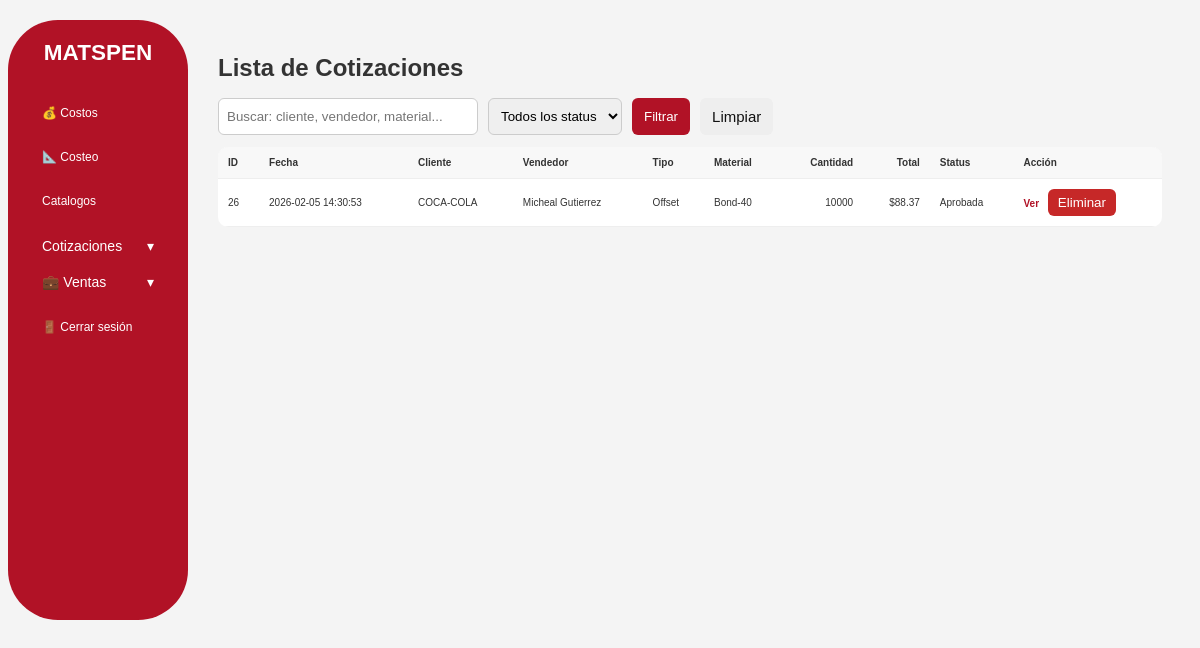
Page /cotizaciones on the earlier database version.
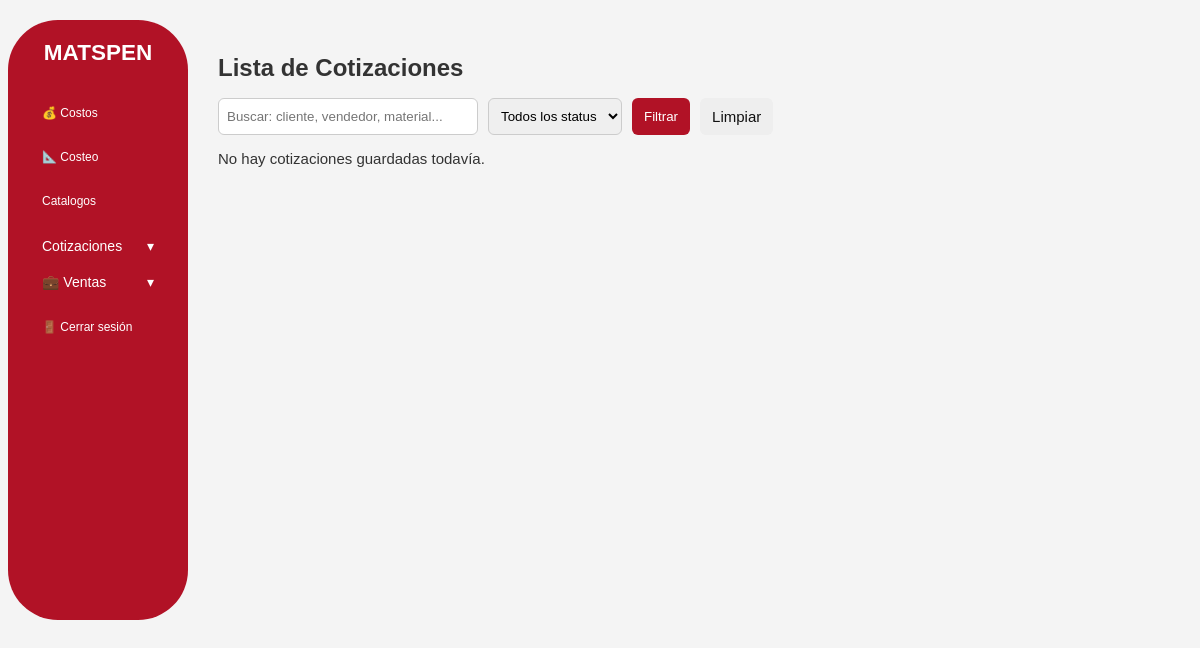
Same page on the later database version.
### tables this page shows
CREATE TABLE "costeo" (
            id INTEGER PRIMARY KEY AUTOINCREMENT,
            fecha TEXT,
            tipo_de_impresion TEXT,
            nombre_vendedor TEXT,
            material TEXT,
            cantidad INTEGER,
            artes INTEGER,
            resmas REAL,
            costo_material REAL,
            cliente TEXT,
            planchas INTEGER,
            costo_total REAL,
            status TEXT
        );

### app.py (the view)
@app.route("/cotizaciones")
def cotizaciones():
    conn = get_db_connection()
    conn.execute("SELECT id, status FROM costeo ORDER BY id DESC LIMIT 5").fetchall()
    q = (request.args.get("q") or "").strip()          # buscar texto
    status = (request.args.get("status") or "").strip()
    sql = "SELECT * FROM costeo WHERE 1=1"
    params = []
    if status:
        sql += " AND status = ?"
        params.append(status)
    if q:
        sql += " AND (cliente LIKE ? OR nombre_vendedor LIKE ? OR material LIKE ? OR tipo_de_impresion LIKE ?)"
        like = f"%{q}%"
        params.extend([like, like, like, like])
    sql += " ORDER BY id DESC"
    cotizaciones = conn.execute(sql, params).fetchall()
    conn.close()
    return render_template("cotizaciones.html", cotizaciones=cotizaciones, q=q, status=status)

### database.py (called while the page is built)
def get_db_connection():
    conn = sqlite3.connect("database.db", timeout=10)
    conn.row_factory = sqlite3.Row
    return conn

### templates/cotizaciones.html (shortened to what this page needs)
{% extends "base.html" %}
{% block content %}
<h1>Lista de Cotizaciones</h1>
<form method="get" style="display:flex; gap:10px; flex-wrap:wrap; margin:12px 0;">
  <input type="text" name="q" placeholder="Buscar: cliente, vendedor, material..." value="{{ q }}"
         style="padding:8px; border:1px solid #ccc; border-radius:6px; min-width:260px;">
  <select name="status" style="padding:8px; border:1px solid #ccc; border-radius:6px;">
    <option value="">Todos los status</option>
  </select>
  <button type="submit" style="padding:10px 12px; border:none; border-radius:6px; background:#b11226; color:white; cursor:pointer;">
    Filtrar
  </button>
  <a href="/cotizaciones" style="padding:10px 12px; border-radius:6px; background:#eee; color:#111; text-decoration:none;">
    Limpiar
  </a>
</form>
{% if cotizaciones and cotizaciones|length > 0 %}
  <table style="width:100%; border-collapse:collapse; background:white; border-radius:10px; overflow:hidden;">
    <thead>
      <tr style="background:#f3f3f3;">
        <th style="text-align:left; padding:10px; border-bottom:1px solid #eee;">ID</th>
        <th style="text-align:left; padding:10px; border-bottom:1px solid #eee;">Fecha</th>
        <th style="text-align:left; padding:10px; border-bottom:1px solid #eee;">Cliente</th>
        <th style="text-align:left; padding:10px; border-bottom:1px solid #eee;">Vendedor</th>
        <th style="text-align:left; padding:10px; border-bottom:1px solid #eee;">Tipo</th>
        <th style="text-align:left; padding:10px; border-bottom:1px solid #eee;">Material</th>
        <th style="text-align:right; padding:10px; border-bottom:1px solid #eee;">Cantidad</th>
        <th style="text-align:right; padding:10px; border-bottom:1px solid #eee;">Total</th>
        <th style="text-align:left; padding:10px; border-bottom:1px solid #eee;">Status</th>
        <th style="text-align:left; padding:10px; border-bottom:1px solid #eee;">Acción</th>
      </tr>
    </thead>
    <tbody>
      {% for c in cotizaciones %}
      <tr>
        <td style="padding:10px; border-bottom:1px solid #eee;">{{ c["id"] }}</td>
        <td style="padding:10px; border-bottom:1px solid #eee;">{{ c["fecha"] }}</td>
        <td style="padding:10px; border-bottom:1px solid #eee;">{{ c["cliente"] }}</td>
        <td style="padding:10px; border-bottom:1px solid #eee;">{{ c["nombre_vendedor"] }}</td>
        <td style="padding:10px; border-bottom:1px solid #eee;">{{ c["tipo_de_impresion"] }}</td>
        <td style="padding:10px; border-bottom:1px solid #eee;">{{ c["material"] }}</td>
        <td style="padding:10px; border-bottom:1px solid #eee; text-align:right;">{{ c["cantidad"] }}</td>
        <td style="padding:10px; border-bottom:1px solid #eee; text-align:right;">
          ${{ "%.2f"|format(c["costo_total"] or 0) }}
        </td>
        <td style="padding:10px; border-bottom:1px solid #eee;">{{ (c["status"] or "").strip() }}</td>
        <td style="padding:10px; border-bottom:1px solid #eee;">
          <a href="/cotizacion/{{ c['id'] }}" style="text-decoration:none; color:#b11226; font-weight:bold;">
            Ver
          </a>
        {% set st = (c["status"] or "").strip() %}
          <form method="post" action="/cotizacion/{{ c['id'] }}/eliminar" style="display:inline;"
        onsubmit="return confirm('¿Seguro que querés eliminar esta cotización?');">
    <button type="submit"
            style="padding:6px 10px; border:none; border-radius:6px; background:#c62828; color:white; cursor:pointer; margin-left:6px;">
      Eliminar
    </button>
  </form>
        </td>
      </tr>
      {% endfor %}
    </tbody>
  </table>
{% else %}
  <p>No hay cotizaciones guardadas todavía.</p>
{% endif %}
{% endblock %}

Differences in the rows shown:
removed costeo: id "26", fecha "2026-02-05 14:30:53", cliente "COCA-COLA", nombre_vendedor "Micheal Gutierrez", tipo_de_impresion "Offset", material "Bond-40", cantidad "10000", costo_total "88.37", status "Aprobada"
Other differences:
text no longer shown: "ID Fecha Cliente Vendedor Tipo Material Cantidad Total Status Acción"
text now shown: "No hay cotizaciones guardadas todavía."
